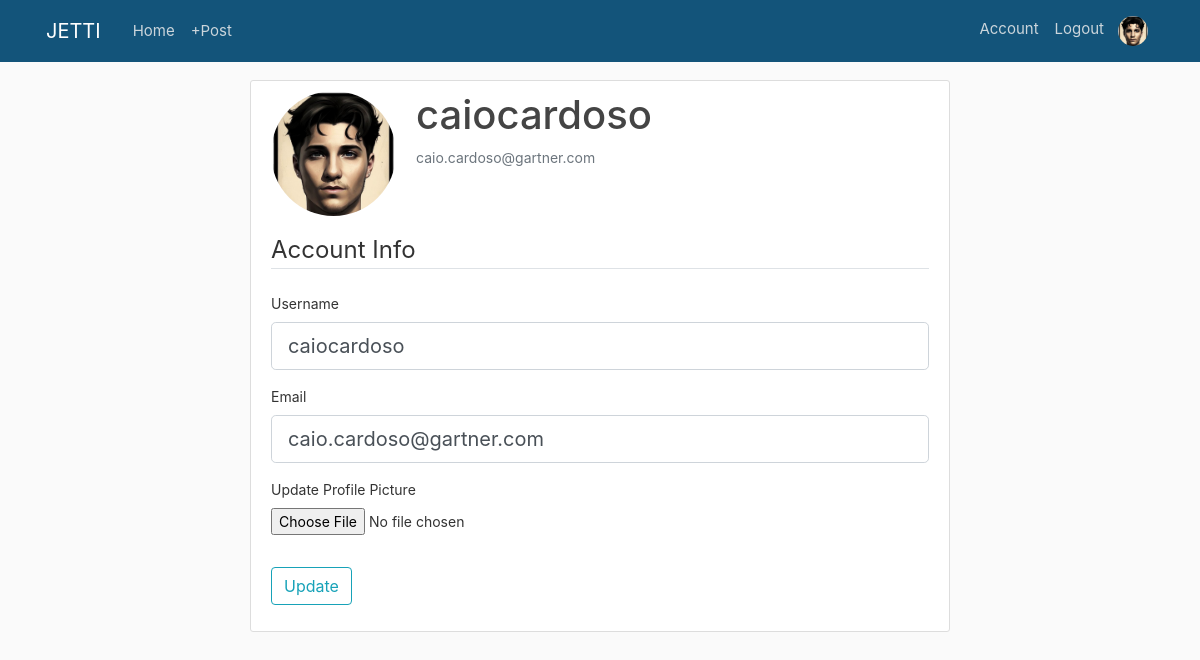
Page /account (signed in) on the committed database.
### application/models.py (models this page shows, shortened)
class User(db.Model, UserMixin):
    id = db.Column(db.Integer, primary_key=True)
    first_name = db.Column(db.String(20), nullable=False)
    last_name = db.Column(db.String(20), nullable=False)
    username = db.Column(db.String(20), unique=True, nullable=False)
    email = db.Column(db.String(30), unique=True, nullable=False)
    image_file = db.Column(db.String(20), nullable=False, default='default.jpg')
    password = db.Column(db.String(60), nullable=False)
    type = db.Column(db.String(20), nullable=False, default='None')
    funds = db.Column(db.Float, nullable=False, default=0.00)
    follows = db.relationship(
        'User', secondary=followers,
        primaryjoin=(followers.c.user_id == id),
        secondaryjoin=(followers.c.followed_id == id),
        backref=db.backref('followers', lazy=True), lazy=True)
    posts = db.relationship('Post', backref='author', lazy=True)
    companies = db.relationship('Company', backref='founder', lazy=True)
    investments = db.relationship('Investment', backref='investor', lazy=True)
    notifs = db.relationship('Notif', backref='notif_for', lazy=True)
    notif_count = db.Column(db.Integer, default=0)

### application/routes.py (the view)
@app.route("/account", methods=['GET', 'POST'])
@login_required
def account():
    form = UpdateAccountForm()
    if form.validate_on_submit():
        if form.picture.data:
            picture_file = save_picture(form.picture.data)
            current_user.image_file = picture_file
        current_user.username = form.username.data
        current_user.email = form.email.data
        db.session.commit()
        flash('Your account has been updated!', 'success')
        return redirect(url_for('account'))
    elif request.method == 'GET':
        form.username.data = current_user.username
        form.email.data = current_user.email
    image_file = url_for('static', filename='profile_pics/' + current_user.image_file)
    return render_template('account.html', title='Account',
                           image_file=image_file, form=form)

### application/forms.py (shortened to what this page needs)
class UpdateAccountForm(FlaskForm):
    username = StringField('Username',
                           validators=[DataRequired(), Length(min=2, max=20)])
    email = StringField('Email',
                        validators=[DataRequired(), Email()])
    picture = FileField('Update Profile Picture', validators=[FileAllowed(['jpg', 'png'])])
    submit = SubmitField('Update')

### application/models.py (called while the page is built)
@login_manager.user_loader
def load_user(user_id):
    return User.query.get(int(user_id))

### application/templates/account.html (shortened to what this page needs)
{% extends "layout.html" %}
{% block content %}
<center>
    <div class="content-section">
      <div class="media">
        <img class="rounded-circle account-img" src="{{ image_file }}">
        <div class="media-body">
          <h2 class="account-heading">{{ current_user.username }}</h2>
          <p class="text-secondary">{{ current_user.email }}</p>
        </div>
      </div>
        <form method="POST" action="" enctype="multipart/form-data">
            <fieldset class="form-group">
                <legend class="border-bottom mb-4">Account Info</legend>
                <div class="form-group">
                    {{ form.username.label(class="form-control-label") }}
                    {% if form.username.errors %}
                        {{ form.username(class="form-control form-control-lg is-invalid") }}
                        <div class="invalid-feedback">
                            {% for error in form.username.errors %}
                                <span>{{ error }}</span>
                            {% endfor %}
                        </div>
                    {% else %}
                        {{ form.username(class="form-control form-control-lg") }}
                    {% endif %}
                </div>
                <div class="form-group">
                    {{ form.email.label(class="form-control-label") }}
                    {% if form.email.errors %}
                        {{ form.email(class="form-control form-control-lg is-invalid") }}
                        <div class="invalid-feedback">
                            {% for error in form.email.errors %}
                                <span>{{ error }}</span>
                            {% endfor %}
                        </div>
                    {% else %}
                        {{ form.email(class="form-control form-control-lg") }}
                    {% endif %}
                </div>
                <div class="form-group">
                    {{ form.picture.label() }}
                    {{ form.picture(class="form-control-file") }}
                </div>
            </fieldset>
            <div class="form-group">
                {{ form.submit(class="btn btn-outline-info") }}
            </div>
        </form>
    </div>
</center>
{% endblock content %}

### application/templates/layout.html (shortened to what this page needs)
<!DOCTYPE html>
<html>
<head>
    <link rel="stylesheet" href="https://maxcdn.bootstrapcdn.com/bootstrap/4.0.0/css/bootstrap.min.css">
    <link rel="stylesheet" href="https://stackpath.bootstrapcdn.com/bootstrap/4.5.0/css/bootstrap.min.css">
    <link rel="stylesheet" type="text/css" href="{{ url_for('static', filename='second.css') }}">
    <link rel="stylesheet" type="text/css" href="{{ url_for('static', filename='main.css') }}">
</head>
<body>
    {% block header %}
    <header class="site-header">
      <nav class="navbar navbar-expand-md navbar-dark fixed-top" style="font-size: 15px">
        <div class="container">
          <a class="navbar-brand mr-4" href="/">JETTI</a>
          <div class="collapse navbar-collapse" id="navbarToggle">
            <div class="navbar-nav mr-auto">
              <a class="nav-item nav-link" href="/">Home</a>
              {% if current_user.is_authenticated %}
              <a class="nav-item nav-link" href="/post/new">+Post</a>
              {% endif %}
            </div>
            <div class="navbar-nav">
              {% if current_user.is_authenticated %}
              <a class="nav-item nav-link" href="/account">Account</a>
              <a class="nav-item nav-link" href="/logout">Logout</a>
                <a href="/profile/id/{{ current_user.id }}"><img class="img-responsive rounded-circle" src="{{ url_for('static', filename='profile_pics/' + current_user.image_file) }}" style="width:30px; height:30px; margin:6px"></a>
              {% else %}
              <a class="nav-item nav-link" href="/login">Login</a>
              <a class="nav-item nav-link" href="/selection">Register</a>
              {% endif %}
            </div>
          </div>
        </div>
      </nav>
    </header>
    {% endblock %}
          {% block content %}
          {% endblock %}
</body>
</html>

### application/static/second.css (style rules this page uses)
body { background:rgba(var(--b3f,250,250,250),1); color: #333333; font-size: 14px; }
.navbar { background-color: white; }
.account-img { height: 30px; width: 30px; margin-right: 5px; }

### application/static/main.css (style rules this page uses)
body { background: #fafafa; color: #333333; margin-top: 5rem; }
h1, h2, h3, h4, h5, h6 { color: #444444; }
.site-header .navbar-nav .nav-link { color: #cbd5db; }
img { object-fit: cover; width: 100%; height: auto; }
.container { padding: 2px 16px; }
.content-section { background: #ffffff; width: 700px; padding: 10px 20px; text-align: left; border: 1px solid #dddddd; border-radius: 3px; margin-bottom: 20px; }
.account-img { height: 125px; width: 125px; margin-right: 20px; margin-bottom: 16px; }
.account-heading { font-size: 2.5rem; }

### application/templates/layout.html (style rules this page uses)
.navbar { background: #5f788a; transition: .75s; transition-timing-function: ease-out; }

### rows in the picture
User: image_file (picture), username "caiocardoso", email "caio.cardoso@gartner.com"
